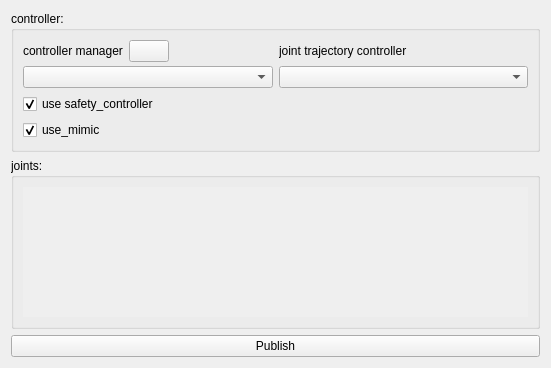
<?xml version="1.0" encoding="UTF-8"?>
<ui version="4.0">
 <class>joint_trajectory_publisher</class>
 <widget class="QWidget" name="joint_trajectory_publisher">
  <property name="geometry">
   <rect>
    <x>0</x>
    <y>0</y>
    <width>551</width>
    <height>368</height>
   </rect>
  </property>
  <property name="windowTitle">
   <string>Joint Trajectory Publisher</string>
  </property>
  <layout class="QVBoxLayout" name="verticalLayout_4">
   <item>
    <widget class="QGroupBox" name="controller_groupbox">
     <property name="title">
      <string>controller:</string>
     </property>
     <layout class="QVBoxLayout" name="verticalLayout_2">
      <property name="spacing">
       <number>6</number>
      </property>
      <item>
       <layout class="QGridLayout" name="gridLayout">
        <property name="verticalSpacing">
         <number>4</number>
        </property>
        <item row="1" column="0">
         <layout class="QHBoxLayout" name="horizontalLayout_2">
          <property name="spacing">
           <number>6</number>
          </property>
          <item>
           <widget class="QLabel" name="controller_manager_label">
            <property name="text">
             <string>controller manager</string>
            </property>
            <property name="margin">
             <number>0</number>
            </property>
           </widget>
          </item>
          <item>
           <widget class="QPushButton" name="reload_button">
            <property name="sizePolicy">
             <sizepolicy hsizetype="Fixed" vsizetype="Fixed">
              <horstretch>0</horstretch>
              <verstretch>0</verstretch>
             </sizepolicy>
            </property>
            <property name="layoutDirection">
             <enum>Qt::LeftToRight</enum>
            </property>
            <property name="text">
             <string/>
            </property>
            <property name="icon">
             <iconset theme="reload">
              <normaloff>.</normaloff>.</iconset>
            </property>
            <property name="iconSize">
             <size>
              <width>16</width>
              <height>16</height>
             </size>
            </property>
            <property name="checkable">
             <bool>false</bool>
            </property>
            <property name="autoDefault">
             <bool>false</bool>
            </property>
            <property name="flat">
             <bool>false</bool>
            </property>
           </widget>
          </item>
          <item>
           <spacer name="horizontalSpacer">
            <property name="orientation">
             <enum>Qt::Horizontal</enum>
            </property>
            <property name="sizeType">
             <enum>QSizePolicy::Expanding</enum>
            </property>
            <property name="sizeHint" stdset="0">
             <size>
              <width>0</width>
              <height>20</height>
             </size>
            </property>
           </spacer>
          </item>
         </layout>
        </item>
        <item row="2" column="0">
         <widget class="QComboBox" name="controller_manager_combo">
          <property name="sizePolicy">
           <sizepolicy hsizetype="Expanding" vsizetype="Fixed">
            <horstretch>0</horstretch>
            <verstretch>0</verstretch>
           </sizepolicy>
          </property>
         </widget>
        </item>
        <item row="1" column="1">
         <widget class="QLabel" name="jtc_label">
          <property name="text">
           <string>joint trajectory controller</string>
          </property>
         </widget>
        </item>
        <item row="2" column="1">
         <widget class="QComboBox" name="jtc_combo">
          <property name="sizePolicy">
           <sizepolicy hsizetype="Expanding" vsizetype="Fixed">
            <horstretch>0</horstretch>
            <verstretch>0</verstretch>
           </sizepolicy>
          </property>
         </widget>
        </item>
       </layout>
      </item>
      <item>
       <layout class="QVBoxLayout" name="verticalLayout_3">
        <item>
         <widget class="QCheckBox" name="safety_checkbox">
          <property name="text">
           <string>use safety_controller</string>
          </property>
          <property name="checked">
           <bool>true</bool>
          </property>
         </widget>
        </item>
        <item>
         <widget class="QCheckBox" name="mimic_checkbox">
          <property name="text">
           <string>use_mimic</string>
          </property>
          <property name="checked">
           <bool>true</bool>
          </property>
         </widget>
        </item>
       </layout>
      </item>
     </layout>
    </widget>
   </item>
   <item>
    <widget class="QGroupBox" name="joint_groupbox">
     <property name="title">
      <string>joints:</string>
     </property>
     <layout class="QVBoxLayout" name="verticalLayout">
      <item>
       <widget class="QScrollArea" name="joint_group_scroll">
        <property name="sizePolicy">
         <sizepolicy hsizetype="Expanding" vsizetype="Expanding">
          <horstretch>0</horstretch>
          <verstretch>0</verstretch>
         </sizepolicy>
        </property>
        <property name="frameShape">
         <enum>QFrame::NoFrame</enum>
        </property>
        <property name="frameShadow">
         <enum>QFrame::Plain</enum>
        </property>
        <property name="verticalScrollBarPolicy">
         <enum>Qt::ScrollBarAsNeeded</enum>
        </property>
        <property name="horizontalScrollBarPolicy">
         <enum>Qt::ScrollBarAlwaysOff</enum>
        </property>
        <property name="widgetResizable">
         <bool>true</bool>
        </property>
        <widget class="QWidget" name="joint_group">
         <property name="geometry">
          <rect>
           <x>0</x>
           <y>0</y>
           <width>509</width>
           <height>108</height>
          </rect>
         </property>
        </widget>
       </widget>
      </item>
     </layout>
    </widget>
   </item>
   <item>
    <widget class="QPushButton" name="publish_button">
     <property name="enabled">
      <bool>true</bool>
     </property>
     <property name="text">
      <string>Publish</string>
     </property>
    </widget>
   </item>
  </layout>
 </widget>
 <resources/>
 <connections/>
</ui>
